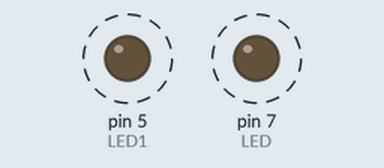
The sketch below on a simulated Arduino Uno, built with avr-gcc and run on an emulated ATmega328P. On the bench: output pins drawn as LEDs (lit = HIGH). Dashed ring = blinking.

Above: at 0.5 s.
Timing chart, 0 to 4.7 s (numbered marks = the images above):
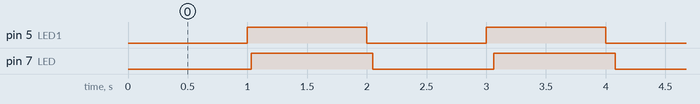

Measured:
- by itself, pin 5 (LED1), pin 7 (LED): alternates HIGH for 1.0 s and LOW for 1.0 s

The sketch:

Aula_9.ino
```cpp
#define LED PD7
#define LED1 PD5

int contador = 0;

ISR (TIMER0_OVF_vect) {
  if (contador > 61) {
    PORTD ^= (1 << LED); // inverte o estado do LED
    contador = 0;
  }
  contador ++;
}

int main()
{
  DDRD |= (1 << LED);
  DDRD |= (1 << LED1);
  TCCR0A = 0;
  TCCR0B = (1 << CS02) | (1 << CS00);
  TIMSK0|= (1 << TOIE0);
  sei();
  PORTD &= ~(1 << LED1);

  while (1) {
    PORTD &= ~(1 << LED1);
    _delay_ms(1000);
    PORTD |= (1 << LED1);
    _delay_ms(1000);
  }
}
```
